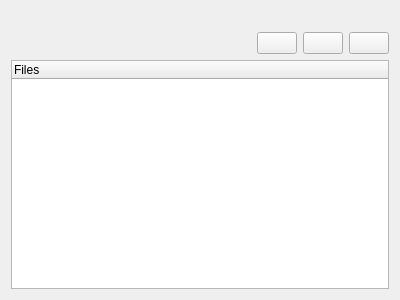
<?xml version="1.0" encoding="UTF-8"?>
<ui version="4.0">
 <class>PogadeProjectViewer</class>
 <widget class="QWidget" name="PogadeProjectViewer">
  <property name="geometry">
   <rect>
    <x>0</x>
    <y>0</y>
    <width>400</width>
    <height>300</height>
   </rect>
  </property>
  <property name="windowTitle">
   <string>Form</string>
  </property>
  <layout class="QVBoxLayout" name="verticalLayout">
   <item>
    <widget class="QLabel" name="labelName">
     <property name="font">
      <font>
       <pointsize>10</pointsize>
       <weight>75</weight>
       <bold>true</bold>
      </font>
     </property>
     <property name="text">
      <string/>
     </property>
     <property name="textFormat">
      <enum>Qt::AutoText</enum>
     </property>
     <property name="alignment">
      <set>Qt::AlignCenter</set>
     </property>
    </widget>
   </item>
   <item>
    <layout class="QHBoxLayout" name="horizontalLayout">
     <item>
      <spacer name="horizontalSpacer">
       <property name="orientation">
        <enum>Qt::Horizontal</enum>
       </property>
       <property name="sizeHint" stdset="0">
        <size>
         <width>40</width>
         <height>20</height>
        </size>
       </property>
      </spacer>
     </item>
     <item>
      <widget class="QPushButton" name="buttonNewFile">
       <property name="text">
        <string/>
       </property>
       <property name="icon">
        <iconset resource="appicons.qrc">
         <normaloff>:/appicons/document-new</normaloff>:/appicons/document-new</iconset>
       </property>
      </widget>
     </item>
     <item>
      <widget class="QPushButton" name="buttonAddFile">
       <property name="text">
        <string/>
       </property>
       <property name="icon">
        <iconset resource="appicons.qrc">
         <normaloff>:/appicons/item-add</normaloff>:/appicons/item-add</iconset>
       </property>
      </widget>
     </item>
     <item>
      <widget class="QPushButton" name="buttonRemove">
       <property name="text">
        <string/>
       </property>
       <property name="icon">
        <iconset resource="appicons.qrc">
         <normaloff>:/appicons/item-remove</normaloff>:/appicons/item-remove</iconset>
       </property>
      </widget>
     </item>
    </layout>
   </item>
   <item>
    <widget class="QTreeWidget" name="fileTree">
     <column>
      <property name="text">
       <string>Files</string>
      </property>
     </column>
    </widget>
   </item>
  </layout>
 </widget>
 <resources>
  <include location="appicons.qrc"/>
 </resources>
 <connections>
  <connection>
   <sender>buttonRemove</sender>
   <signal>clicked()</signal>
   <receiver>PogadeProjectViewer</receiver>
   <slot>removeItem()</slot>
   <hints>
    <hint type="sourcelabel">
     <x>367</x>
     <y>50</y>
    </hint>
    <hint type="destinationlabel">
     <x>199</x>
     <y>149</y>
    </hint>
   </hints>
  </connection>
  <connection>
   <sender>buttonAddFile</sender>
   <signal>clicked()</signal>
   <receiver>PogadeProjectViewer</receiver>
   <slot>addFile()</slot>
   <hints>
    <hint type="sourcelabel">
     <x>317</x>
     <y>50</y>
    </hint>
    <hint type="destinationlabel">
     <x>199</x>
     <y>149</y>
    </hint>
   </hints>
  </connection>
 </connections>
 <slots>
  <slot>addFile()</slot>
  <slot>removeItem()</slot>
 </slots>
</ui>
